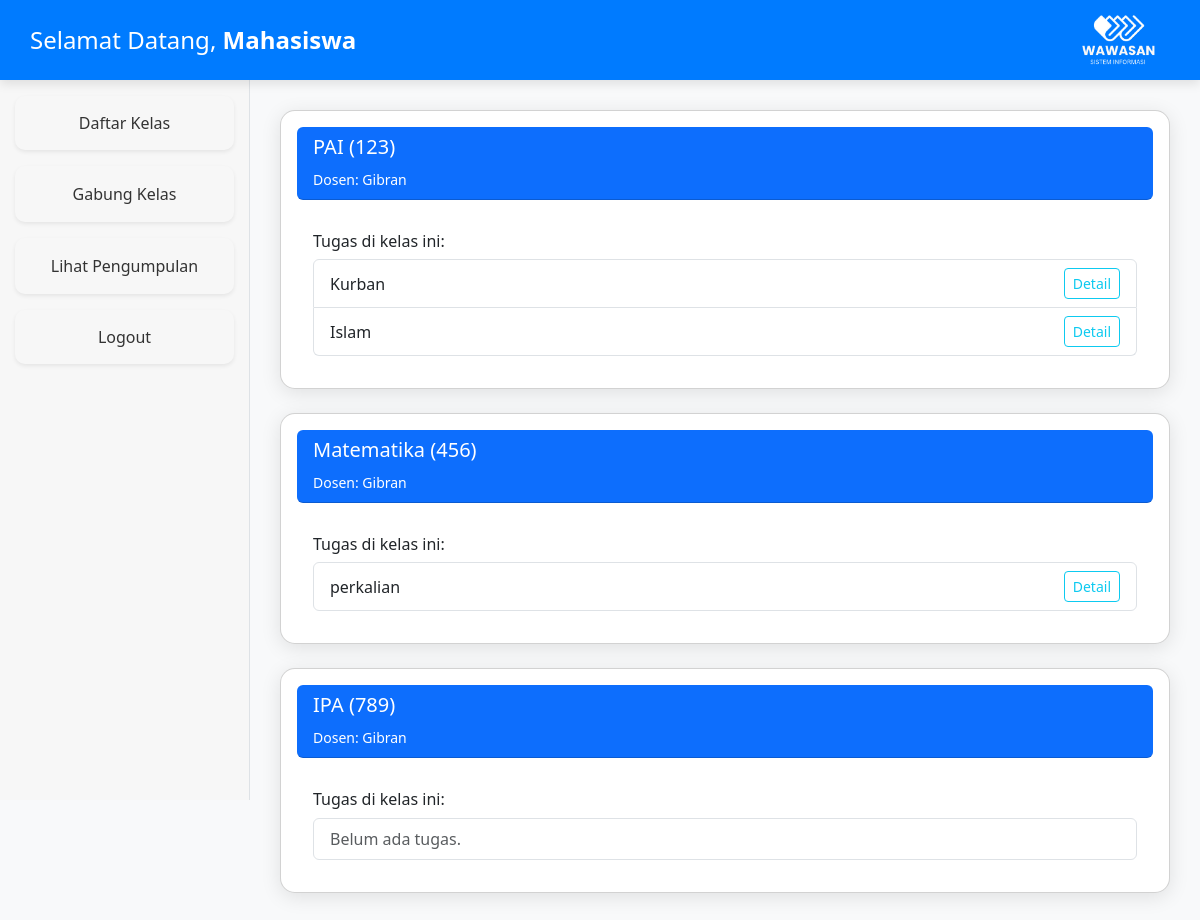
The app's page /dashboard_mahasiswa.php (signed in) with its own data.
### tables this page shows
CREATE TABLE `users` (
  `id` int(11) NOT NULL,
  `email` varchar(100) NOT NULL,
  `nama` varchar(100) DEFAULT NULL,
  `password` varchar(255) NOT NULL,
  `role` enum('dosen','mahasiswa') NOT NULL
);

CREATE TABLE `kelas` (
  `id` int(11) NOT NULL,
  `kode` varchar(20) DEFAULT NULL,
  `nama` varchar(100) DEFAULT NULL,
  `dosen_id` int(11) DEFAULT NULL,
  `nama_dosen` varchar(100) DEFAULT NULL
);

CREATE TABLE `tugas` (
  `id` int(11) NOT NULL,
  `kelas_id` int(11) DEFAULT NULL,
  `judul` varchar(100) DEFAULT NULL,
  `deskripsi` text DEFAULT NULL,
  `file` varchar(255) DEFAULT NULL,
  `deadline` datetime DEFAULT NULL
);

### dashboard_mahasiswa.php (the view, shortened to what this page needs)
<?php
include "koneksi.php";
$mahasiswa_id = $_SESSION['user_id'];
$mahasiswa = mysqli_fetch_assoc(mysqli_query($conn, "SELECT nama FROM users WHERE id = $mahasiswa_id"));
$query = mysqli_query($conn, "
    SELECT kelas.*, users.nama AS nama_dosen
    FROM kelas_mahasiswa
    JOIN kelas ON kelas.id = kelas_mahasiswa.kelas_id
    JOIN users ON kelas.dosen_id = users.id
    WHERE kelas_mahasiswa.mahasiswa_id = $mahasiswa_id
");
?>
<!DOCTYPE html>
<html lang="id">
<head>
    <link href="https://cdn.jsdelivr.net/npm/bootstrap@5.3.0/dist/css/bootstrap.min.css" rel="stylesheet">
</head>
<body>
<div class="header d-flex justify-content-between align-items-center">
    <h4 class="mb-0">Selamat Datang, <strong><?= htmlspecialchars($mahasiswa['nama'] ?? 'Mahasiswa') ?></strong></h4>
    <div>
        <img src="wwws.png" alt="Logo" style="height: 50px; margin-right: 15px;">
    </div>
</div>
<div class="sidebar">
    <a href="dashboard_mahasiswa.php" class="text-center mt-3 shadow-sm">Daftar Kelas</a>
    <a href="gabung_kelas_mahasiswa.php" class="btn mt-3 shadow-sm">Gabung Kelas</a>
    <a href="lihat_pengumpulan_mahasiswa.php" class="btn mt-3 shadow-sm">Lihat Pengumpulan</a>
    <a href="logout.php" class="text-center mt-3 shadow-sm">Logout</a>
</div>
<div class="content">
    <?php if (mysqli_num_rows($query) > 0): ?>
        <?php while ($kelas = mysqli_fetch_assoc($query)): ?>
            <div class="card mb-4 card-class p-3">
                <div class="card-header bg-primary text-white rounded mb-3">
                    <h5><?= htmlspecialchars($kelas['nama']) ?> (<?= htmlspecialchars($kelas['kode']) ?>)</h5>
                    <small>Dosen: <?= htmlspecialchars($kelas['nama_dosen']) ?></small>
                </div>
                <div class="card-body">
                    <h6>Tugas di kelas ini:</h6>
                    <ul class="list-group">
                        <?php
                        $kelas_id = $kelas['id'];
                        $query_tugas = mysqli_query($conn, "SELECT * FROM tugas WHERE kelas_id = $kelas_id");
                        if (mysqli_num_rows($query_tugas) > 0):
                            while ($tugas = mysqli_fetch_assoc($query_tugas)):
                        ?>
                            <li class="list-group-item d-flex justify-content-between align-items-center">
                                <?= htmlspecialchars($tugas['judul']) ?>
                                <a href="detail_tugas_mahasiswa.php?tugas_id=<?= $tugas['id'] ?>" class="btn btn-sm btn-outline-info">Detail</a>
                            </li>
                        <?php endwhile; else: ?>
                            <li class="list-group-item text-muted">Belum ada tugas.</li>
                        <?php endif; ?>
                    </ul>
                </div>
            </div>
        <?php endwhile; ?>
    <?php else: ?>
        <div class="alert alert-info">Kamu belum bergabung dengan kelas manapun.</div>
    <?php endif; ?>
</div>
</body>
</html>

### dashboard_mahasiswa.php (style rules this page uses)
body { background: #f8f9fa; }
.header { background-color: #007bff; color: white; padding: 15px 30px; position: fixed; top: 0; left: 0; right: 0; z-index: 1000; box-shadow: 0 4px 10px rgba(0,0,0,0.1); }
.sidebar { position: fixed; top: 60px; left: 0; width: 250px; height: calc(100vh - 60px); background-color: #f7f7f7; border-right: 1px solid #dee2e6; padding-top: 20px; }
.sidebar a { text-decoration: none; color: #333; display: block; padding: 15px 20px; border-radius: 10px; margin: 5px 15px; transition: 0.3s; }
.content { margin-top: 80px; margin-left: 250px; padding: 30px; }
.card-class { border-radius: 15px; box-shadow: 0 4px 20px rgba(0,0,0,0.1); transition: 0.3s; }

### records on screen
users: nama "Mahasiswa"
kelas: nama "PAI", kode "123", dosen.nama "Gibran"
tugas: judul "Kurban"
tugas: judul "Islam"
kelas: nama "Matematika", kode "456", dosen.nama "Gibran"
tugas: judul "perkalian"
kelas: nama "IPA", kode "789", dosen.nama "Gibran", shows "Belum ada tugas."
